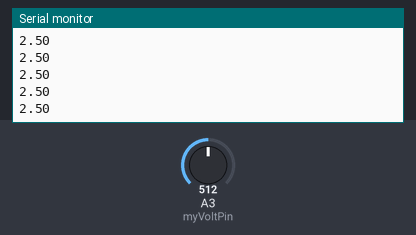
Bench run of a sketch on a simulated Arduino Uno, built with avr-gcc and run on an emulated ATmega328P. Shown: the last lines printed to the serial monitor. The test bench sets the inputs (shaded band); at power-on: A3 (myVoltPin) = 512.

Above: at 1.2 s.
1.3 s: A3 (myVoltPin) set to 716
At 1.68 s:
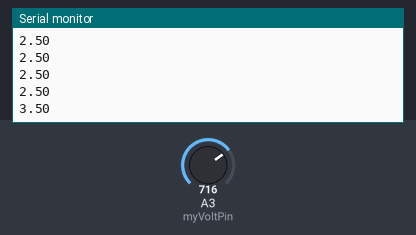
2.8 s: A3 (myVoltPin) set to 900
At 2.94 s:
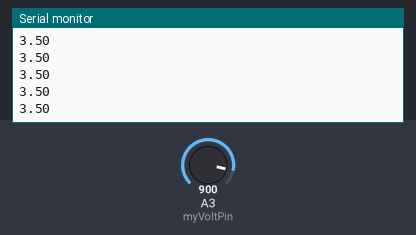
Timing chart, 0 to 5.8 s (numbered marks = the images above; inputs shaded):
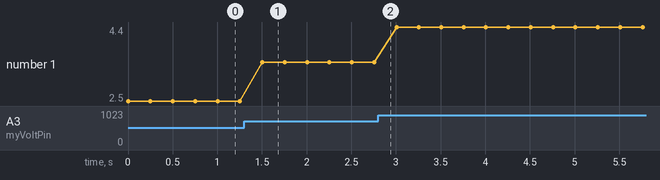

The sketch:

ornek_7.ino
```cpp
//POTANSİYEMETRE UYGULAMASI
int myVoltPin=A3;
 int readVal;
 float V2;
void setup()
{
  Serial.begin(9600);


}
void loop()
{
  readVal=analogRead(myVoltPin);
V2=(5./1023.)*readVal;
Serial.println(V2);
delay(250);
 }
```

Measured:
- after the input at 1.3 s, the serial monitor: prints a new line after 0.20 s (image 1)
- plotted number 1: 2.5 → 3.5 after the input at 1.3 s, 3.5 → 4.4 after the input at 2.8 s
